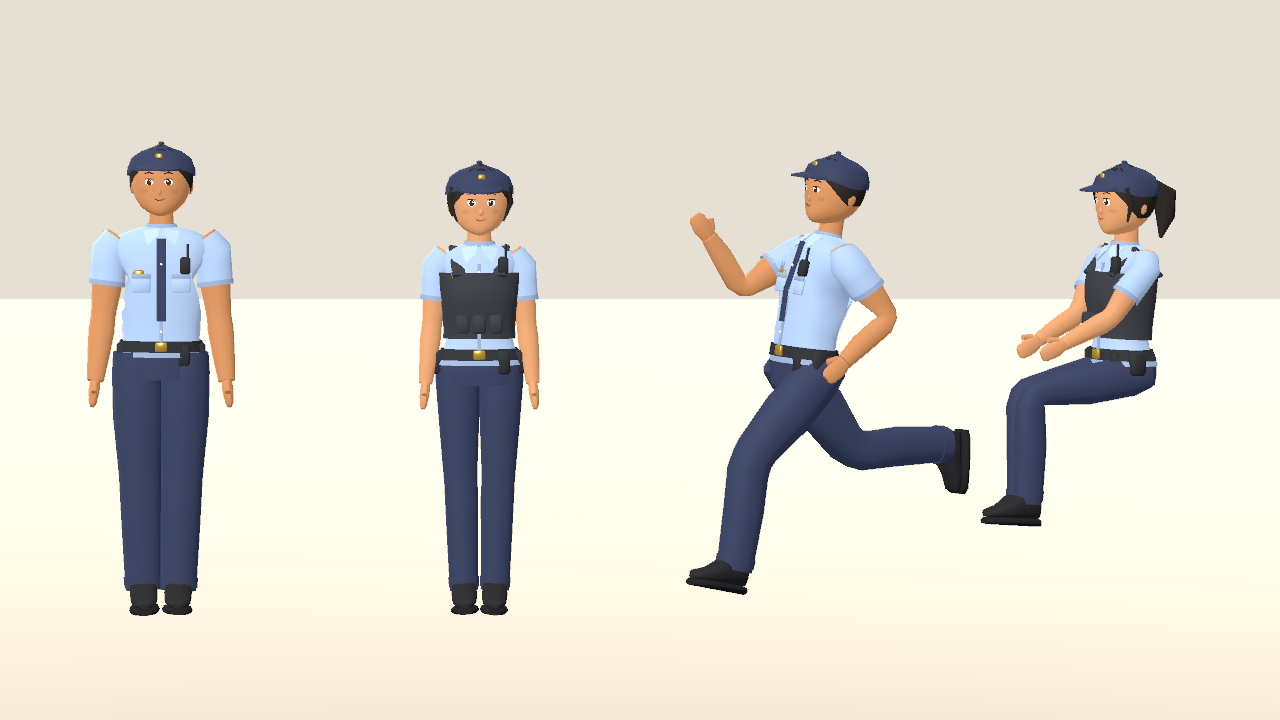
#> input picture reference/npc_previews/enforcer.png, 1280 x 720 px; its folder holds 4 pictures in this run
$ python npc_preview_board.py
#> lines starting #> are read from the running program, lines starting #| are printed output that depends on the picture
"""Assemble the actual Godot character review screenshots into a labeled library board."""
from pathlib import Path

from PIL import Image, ImageDraw, ImageFont

ROOT = Path(__file__).resolve().parents[1]
TYPES = ["enforcer", "customer", "pedestrian", "fellow_rider", "office_worker",
         "student", "technician", "delivery", "misc"]
NAMES = ["Enforcer", "Customer", "Pedestrian", "Fellow rider", "Office worker",
         "Student", "Technician", "Delivery staff", "Older NPCs"]


def main():
    font_path = Path("C:/Windows/Fonts/seguisb.ttf")
    title = ImageFont.truetype(str(font_path), 42)
    heading = ImageFont.truetype(str(font_path), 28)
    small = ImageFont.truetype("C:/Windows/Fonts/segoeui.ttf", 23)
    width, tile_h, top = 1800, 620, 120
    board = Image.new("RGB", (width, top+3*tile_h+50), "#efe9df")
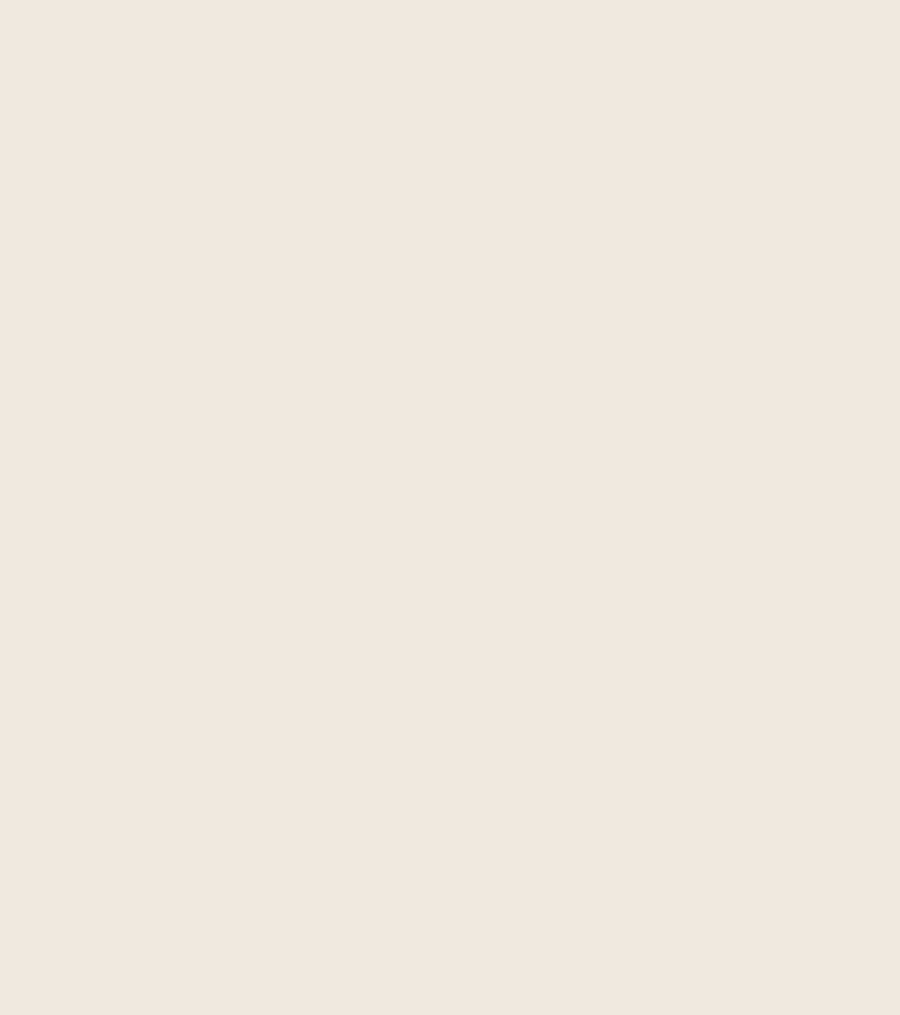
#> board: PIL image 1800x2030 RGB (shown at 1/2 size); mean R, G, B 239, 233, 223
    draw = ImageDraw.Draw(board)
    draw.text((32, 19), "Habal-Habal | The next 18 NPCs", font=title, fill="#302c29")
    draw.text((34, 77), "Local TripoSR bodies + custom heads | Actual Godot renders", font=small, fill="#71685e")
    for i, (kind, name) in enumerate(zip(TYPES, NAMES)):
        x, y = (i % 3)*600, top+(i//3)*tile_h
        im = Image.open(ROOT / "reference/npc_previews" / (kind+".png")).convert("RGB")
#> im is the input picture: PIL image 1280x720 RGB; mean R, G, B 222.7, 217.8, 207.6
        # Camera is fixed for all pairs. Keep the two standing figures; full screenshots
        # also include a walking male and seated female for deformation review.
        w,h = im.size
#> w = 1280; h = 720
        im = im.crop((0, round(h*0.09), w//2, round(h*0.94)))
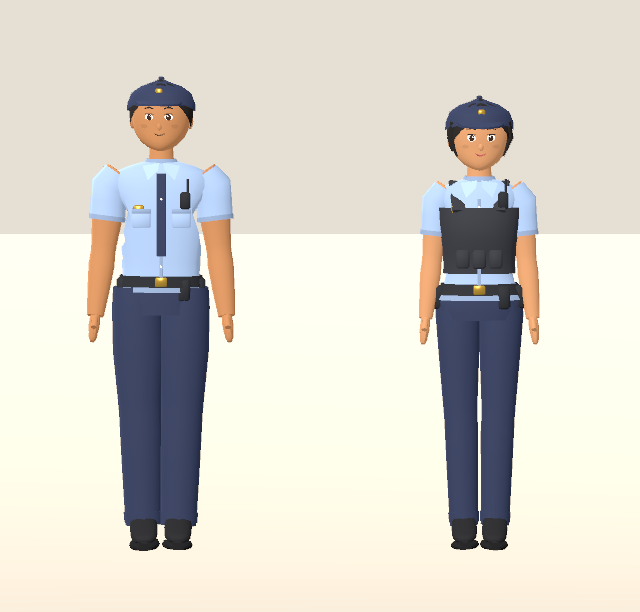
#> im: PIL image 640x612 RGB; mean R, G, B 217.4, 213.3, 204.4
        im.thumbnail((580, 550), Image.Resampling.LANCZOS)
#> im: PIL image 575x550 RGB
        board.paste(im,(x+(600-im.width)//2,y+47))
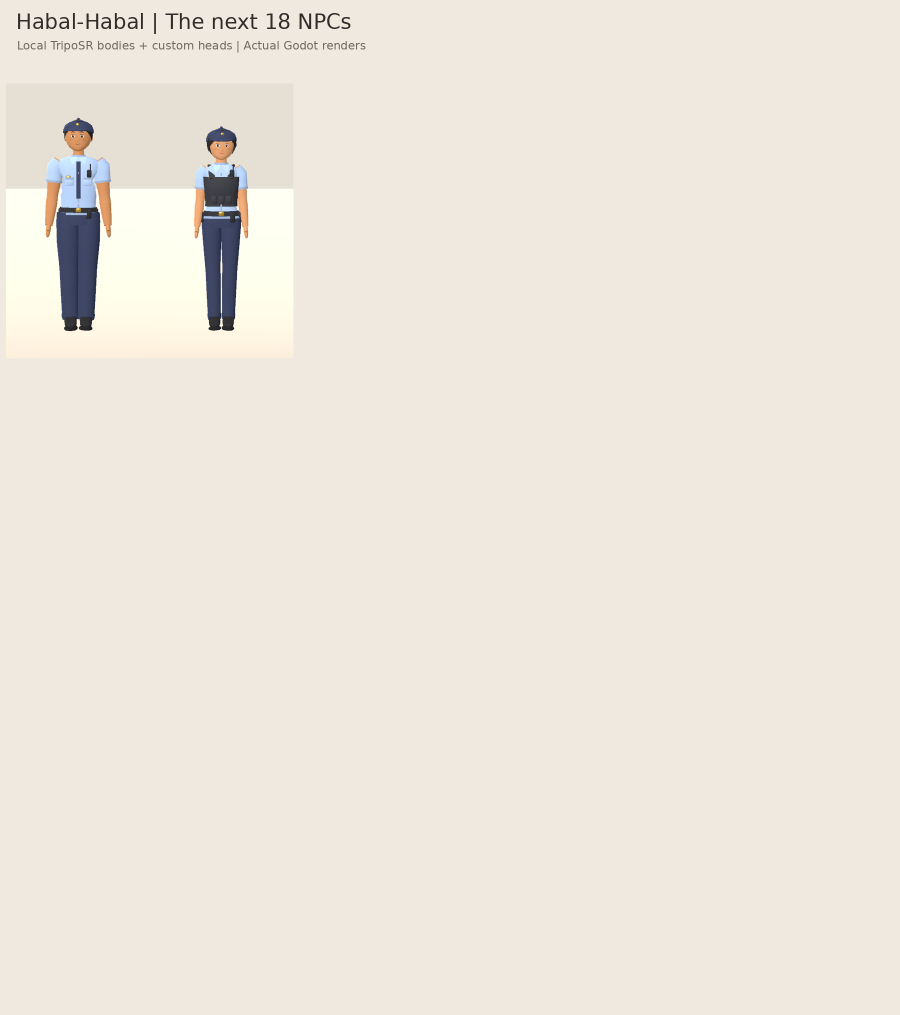
#> board: PIL image 1800x2030 RGB (shown at 1/2 size); mean R, G, B 236.7, 230.9, 221
        draw.text((x+25,y+6), f"{i+2:02d}  {name}", font=heading,fill="#39342e")
        draw.text((x+150,y+tile_h-35), "Male                 Female",font=small,fill="#71685e")
#> pass 2 of the loop in main, `for i, (kind, name) in enumerate(zip(TYPES, NAMES)):`:
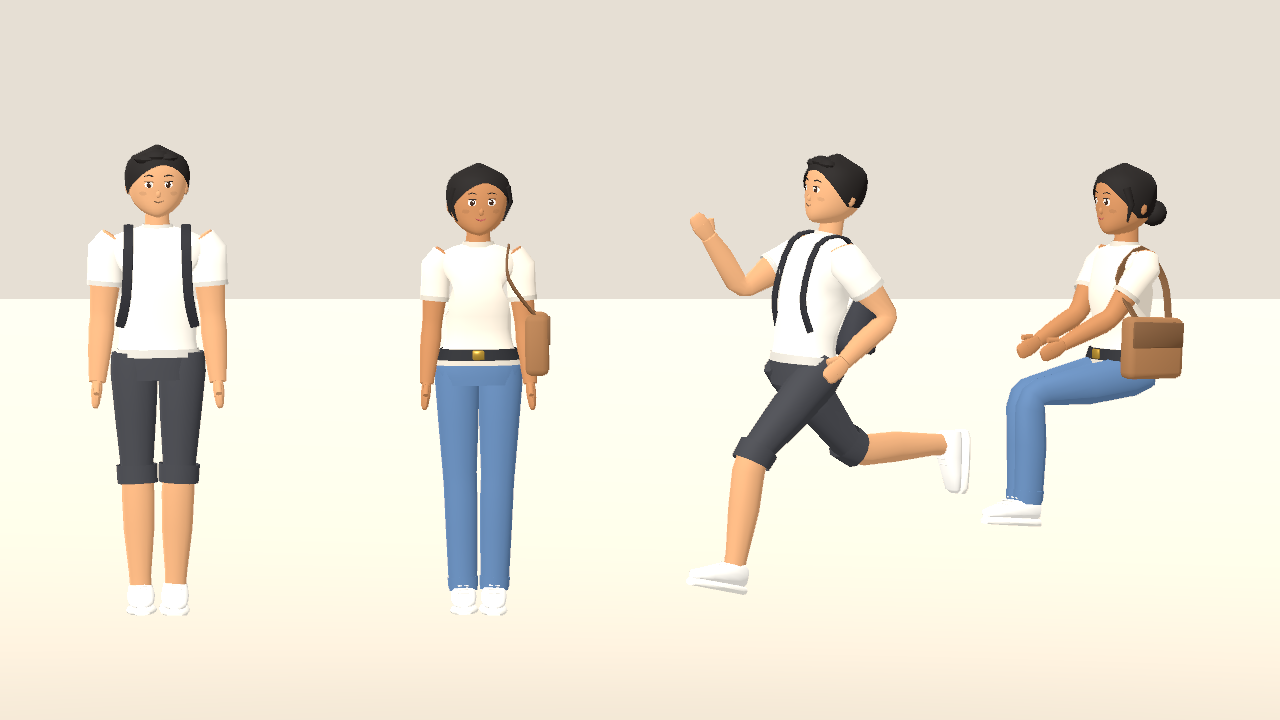
#> input picture reference/npc_previews/customer.png, 1280 x 720 px
#> in main, im is the input picture: PIL image 1280x720 RGB; mean R, G, B 232.9, 226.5, 213.1
#> in main, `im = im.crop((0, round(h*0.09), w//2, round(h*0.94)))`:
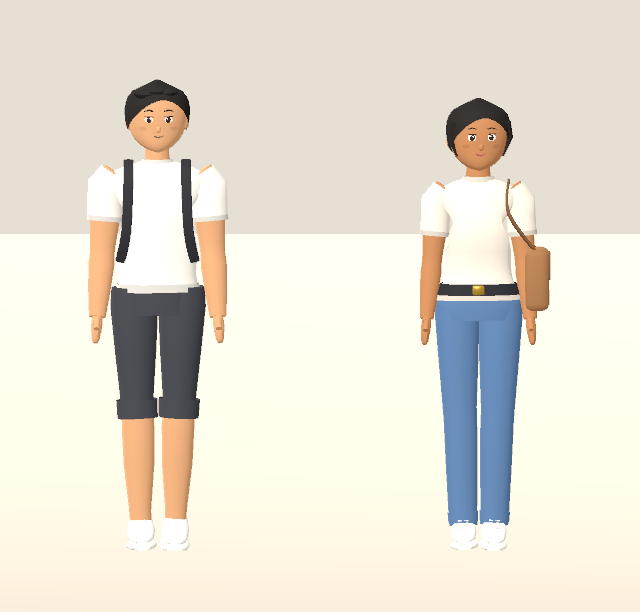
#> im: PIL image 640x612 RGB; mean R, G, B 230.8, 225.2, 212.4
#> in main, `board.paste(im,(x+(600-im.width)//2,y+47))`:
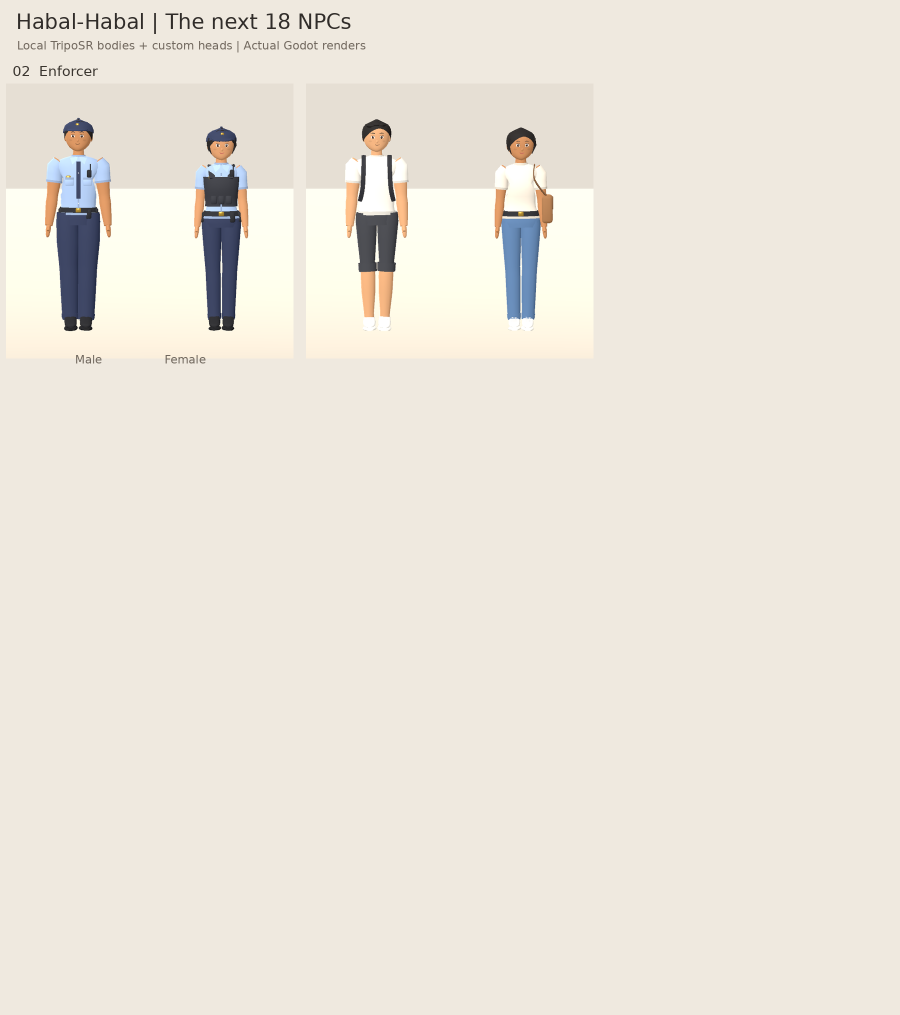
#> board: PIL image 1800x2030 RGB (shown at 1/2 size); mean R, G, B 235.9, 230.1, 220
    dest = ROOT / "reference/npc_library_next18.png"
    board.save(dest)
    print(dest)


if __name__ == "__main__":
#> (the run stopped early here; a loop or call above may not have finished)
